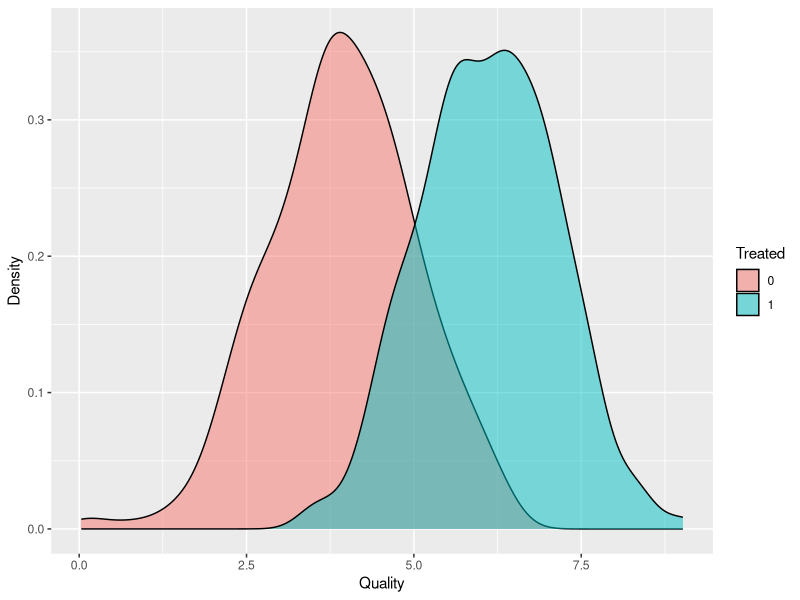

Source code (R):
## ---- chunk 1
knitr::opts_chunk$set(echo = TRUE)

library(tidyverse)
library(ggplot2)
## ---- chunk 2
N = 758

data <- tibble(
  i=1:N,
  D = rbinom(N,1,0.5),
  Y0 = rnorm(N,mean=4,sd=1),
  Y1 = rnorm(N,mean=6,sd=1),
  Y = ifelse(D==1,Y1,Y0)
)
## ---- chunk 3

data |> # Note: This is called a "pipe" operator. It passes the argument to the left (data) into the function on the right (ggplot)
  ggplot(aes(x=Y,fill=factor(D))) +
  geom_density(alpha=0.5) +
  labs(
    fill='Treated',
    x='Quality',
    y='Density'
  )

## ---- chunk 4
data |> 
  summarize(
    diff_in_means = mean(Y[D==1]) - mean(Y[D==0])
  )
